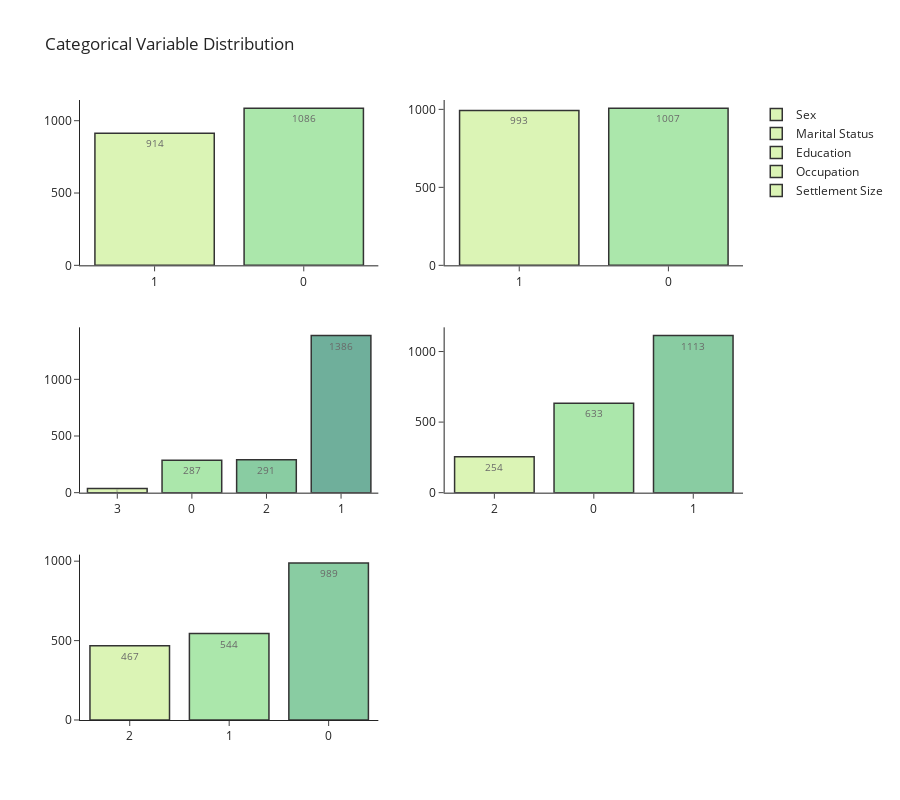

The notebook cell this image was saved under:
### Code cell
n_rows = 3
n_cols = 2

fig = make_subplots(rows=n_rows , cols=n_cols)
sex_counts=df['Sex'].value_counts().sort_values(ascending=True)
marital_counts=df['Marital status'].value_counts().sort_values(ascending=True)
education_counts =df['Education'].value_counts().sort_values(ascending=True)
occupation_counts=df['Occupation'].value_counts().sort_values(ascending=True)
settlement_counts=df['Settlement size'].value_counts().sort_values(ascending=True)
categorical_lst = [sex_counts,marital_counts,education_counts,occupation_counts,settlement_counts]
categorical_labels = ['Sex', 'Marital Status', 'Education', 'Occupation', 'Settlement Size']

for i,col in enumerate(categorical_labels):
    fig.add_trace(
        go.Bar(
            x=categorical_lst[i].index.astype('str'),
            y=categorical_lst[i].values,
            name=col,
            text=np.round(categorical_lst[i].values,3),
            textposition='inside',
            marker_color=px.colors.sequential.Emrld,
            textfont=dict(size=10)),
        row=int(i/n_cols)+1, col=int(i%n_cols)+1
    )
    print(int(i/n_cols)+1,int(i%n_cols)+1)
fig.update_layout(
    height=800,
    title_text="Categorical Variable Distribution", 
    template='simple_white')
fig.update_traces(marker_line_color='black', 
                  marker_line_width=1.5, 
                  opacity=0.8)
fig.show()

### Figure 1 — Plotly figure (JSON) as saved in the notebook; plotly's stock layout.template omitted (floating-point values rounded to 4 significant figures)
{"data": [{"marker": {"color": ["rgb(211, 242, 163)", "rgb(151, 225, 150)", "rgb(108, 192, 139)", "rgb(76, 155, 130)", "rgb(33, 122, 121)", "rgb(16, 89, 101)", "rgb(7, 64, 80)"], "line": {"color": "black", "width": 1.5}}, "name": "Sex", "opacity": 0.8, "text": [914, 1086], "textfont": {"size": 10}, "textposition": "inside", "type": "bar", "x": ["1", "0"], "xaxis": "x", "y": [914, 1086], "yaxis": "y"}, {"marker": {"color": ["rgb(211, 242, 163)", "rgb(151, 225, 150)", "rgb(108, 192, 139)", "rgb(76, 155, 130)", "rgb(33, 122, 121)", "rgb(16, 89, 101)", "rgb(7, 64, 80)"], "line": {"color": "black", "width": 1.5}}, "name": "Marital Status", "opacity": 0.8, "text": [993, 1007], "textfont": {"size": 10}, "textposition": "inside", "type": "bar", "x": ["1", "0"], "xaxis": "x2", "y": [993, 1007], "yaxis": "y2"}, {"marker": {"color": ["rgb(211, 242, 163)", "rgb(151, 225, 150)", "rgb(108, 192, 139)", "rgb(76, 155, 130)", "rgb(33, 122, 121)", "rgb(16, 89, 101)", "rgb(7, 64, 80)"], "line": {"color": "black", "width": 1.5}}, "name": "Education", "opacity": 0.8, "text": [36, 287, 291, 1386], "textfont": {"size": 10}, "textposition": "inside", "type": "bar", "x": ["3", "0", "2", "1"], "xaxis": "x3", "y": [36, 287, 291, 1386], "yaxis": "y3"}, {"marker": {"color": ["rgb(211, 242, 163)", "rgb(151, 225, 150)", "rgb(108, 192, 139)", "rgb(76, 155, 130)", "rgb(33, 122, 121)", "rgb(16, 89, 101)", "rgb(7, 64, 80)"], "line": {"color": "black", "width": 1.5}}, "name": "Occupation", "opacity": 0.8, "text": [254, 633, 1113], "textfont": {"size": 10}, "textposition": "inside", "type": "bar", "x": ["2", "0", "1"], "xaxis": "x4", "y": [254, 633, 1113], "yaxis": "y4"}, {"marker": {"color": ["rgb(211, 242, 163)", "rgb(151, 225, 150)", "rgb(108, 192, 139)", "rgb(76, 155, 130)", "rgb(33, 122, 121)", "rgb(16, 89, 101)", "rgb(7, 64, 80)"], "line": {"color": "black", "width": 1.5}}, "name": "Settlement Size", "opacity": 0.8, "text": [467, 544, 989], "textfont": {"size": 10}, "textposition": "inside", "type": "bar", "x": ["2", "1", "0"], "xaxis": "x5", "y": [467, 544, 989], "yaxis": "y5"}], "layout": {"height": 800, "title": {"text": "Categorical Variable Distribution"}, "xaxis": {"anchor": "y", "domain": [0, 0.45]}, "xaxis2": {"anchor": "y2", "domain": [0.55, 1]}, "xaxis3": {"anchor": "y3", "domain": [0, 0.45]}, "xaxis4": {"anchor": "y4", "domain": [0.55, 1]}, "xaxis5": {"anchor": "y5", "domain": [0, 0.45]}, "xaxis6": {"anchor": "y6", "domain": [0.55, 1]}, "yaxis": {"anchor": "x", "domain": [0.7333, 1]}, "yaxis2": {"anchor": "x2", "domain": [0.7333, 1]}, "yaxis3": {"anchor": "x3", "domain": [0.3667, 0.6333]}, "yaxis4": {"anchor": "x4", "domain": [0.3667, 0.6333]}, "yaxis5": {"anchor": "x5", "domain": [0, 0.2667]}, "yaxis6": {"anchor": "x6", "domain": [0, 0.2667]}}}
